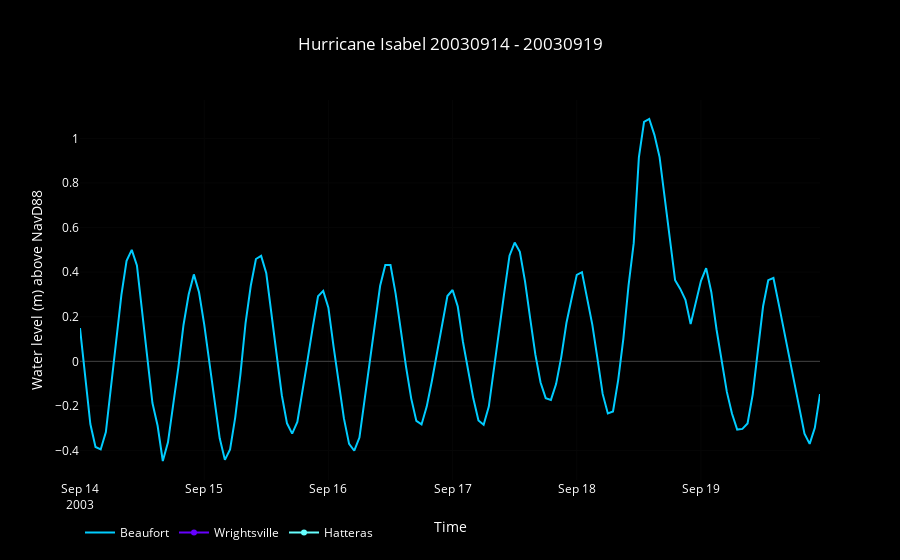

Source (notebook cell):
### Code cell
begin = '20030914'
end = '20030919'
title = 'Hurricane Isabel'
data,layout = adcirc.plot_hurricane(begin,end,stations,title)
fig = go.Figure(data=data, layout=layout)
interactive = iplot(fig)

### Figure 1 — Plotly figure (JSON) as saved in the notebook; plotly's stock layout.template omitted (floating-point values rounded to 4 significant figures; data arrays with more than 128 entries replaced by an {"elided": "..."} marker saying what was removed)
{"data": [{"line": {"color": "rgb(0, 204, 255)"}, "name": "Beaufort", "type": "scatter", "uid": "a59994", "x": {"elided": "144 str values"}, "y": {"elided": "144 float values"}}, {"line": {"color": "rgb(102, 0, 255)"}, "name": "Wrightsville", "type": "scatter", "uid": "8a37e8", "x": ["Error: No data was found. This product may not be offered at this station at the requested time."], "y": [null]}, {"line": {"color": "rgb(102, 255, 255)"}, "name": "Hatteras", "type": "scatter", "uid": "b3a458", "x": ["Error: No data was found. This product may not be offered at this station at the requested time."], "y": [null]}], "layout": {"autosize": true, "font": {"color": "rgb(255,255,255)"}, "legend": {"orientation": "h"}, "paper_bgcolor": "rgb(0, 0, 0)", "plot_bgcolor": "rgb(0, 0, 0)", "title": "Hurricane Isabel 20030914 - 20030919", "xaxis": {"autorange": true, "range": ["2003-09-14", "2003-09-19 23:00"], "title": "Time", "type": "date"}, "yaxis": {"autorange": true, "range": [-0.5322, 1.172], "title": "Water level (m) above NavD88", "type": "linear"}}}
